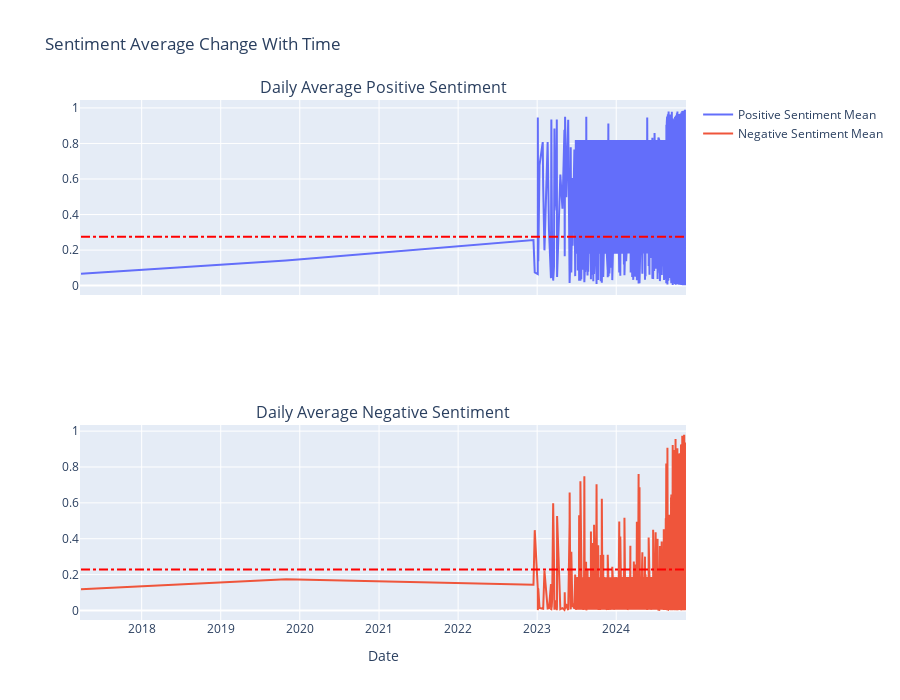

Here is the notebook cell this chart was saved with:
### Markdown cell above
Observation: Apparently, Neutral sentiment posts, have a higher density in the mid-range, showing a tendency towards neutrality in the dataset.
Neutral posts are often mildly positive or slightly negative, while positive and negative posts have more distinct sentiment concentrations on either end of the scale.

### Code cell
fig = make_subplots(rows=2, cols=1,shared_xaxes=True,subplot_titles=('Daily Average Positive Sentiment',  'Daily Average Negative Sentiment'))

fig.add_trace(
    go.Scatter(x=b_date_mean['date'], y=b_date_mean['roberta_pos_post_body'],name='Positive Sentiment Mean'),
    row=1, col=1
)

    
#positive mean
fig.add_shape(type="line",
    x0=b_date_mean['date'].values[0], y0=b_date_mean['roberta_pos_post_body'].mean(), x1=b_date_mean['date'].values[-1], y1=b_date_mean['roberta_pos_post_body'].mean(),
    line=dict(
        color="Red",
        width=2,
        dash="dashdot",
    ),
        name='Mean'
)




fig.add_trace(
    go.Scatter(x=b_date_mean['date'], y=b_date_mean['roberta_neg_post_body'],name='Negative Sentiment Mean'),
    row=2, col=1
)

#negative mean
fig.add_shape(type="line",
    x0=b_date_mean['date'].values[0], y0=b_date_mean['roberta_neg_post_body'].mean(), x1=b_date_mean['date'].values[-1], y1=b_date_mean['roberta_neg_post_body'].mean(),
    line=dict(
        color="Red",
        width=2,
        dash="dashdot",
    ),
        name='Mean',
        xref='x2', 
        yref='y2'
)


fig['layout']['xaxis2']['title'] = 'Date'
fig.update_layout(height=700, width=900, title_text="Sentiment Average Change With Time")

fig.show()

### Figure 1 — Plotly figure (JSON) as saved in the notebook; plotly's stock layout.template omitted (floating-point values rounded to 4 significant figures; data arrays with more than 128 entries replaced by an {"elided": "..."} marker saying what was removed)
{"data": [{"name": "Positive Sentiment Mean", "type": "scatter", "x": {"elided": "14224 str values"}, "xaxis": "x", "y": {"elided": "14224 float values"}, "yaxis": "y"}, {"name": "Negative Sentiment Mean", "type": "scatter", "x": {"elided": "14224 str values"}, "xaxis": "x2", "y": {"elided": "14224 float values"}, "yaxis": "y2"}], "layout": {"annotations": [{"font": {"size": 16}, "showarrow": false, "text": "Daily Average Positive Sentiment", "x": 0.5, "xanchor": "center", "xref": "paper", "y": 1, "yanchor": "bottom", "yref": "paper"}, {"font": {"size": 16}, "showarrow": false, "text": "Daily Average Negative Sentiment", "x": 0.5, "xanchor": "center", "xref": "paper", "y": 0.375, "yanchor": "bottom", "yref": "paper"}], "height": 700, "shapes": [{"line": {"color": "Red", "dash": "dashdot", "width": 2}, "name": "Mean", "type": "line", "x0": "2017-03-26 23:07:34", "x1": "2024-11-13 12:00:34", "y0": 0.2747, "y1": 0.2747}, {"line": {"color": "Red", "dash": "dashdot", "width": 2}, "name": "Mean", "type": "line", "x0": "2017-03-26 23:07:34", "x1": "2024-11-13 12:00:34", "xref": "x2", "y0": 0.2289, "y1": 0.2289, "yref": "y2"}], "title": {"text": "Sentiment Average Change With Time"}, "width": 900, "xaxis": {"anchor": "y", "domain": [0, 1], "matches": "x2", "showticklabels": false}, "xaxis2": {"anchor": "y2", "domain": [0, 1], "title": {"text": "Date"}}, "yaxis": {"anchor": "x", "domain": [0.625, 1]}, "yaxis2": {"anchor": "x2", "domain": [0, 0.375]}}}
